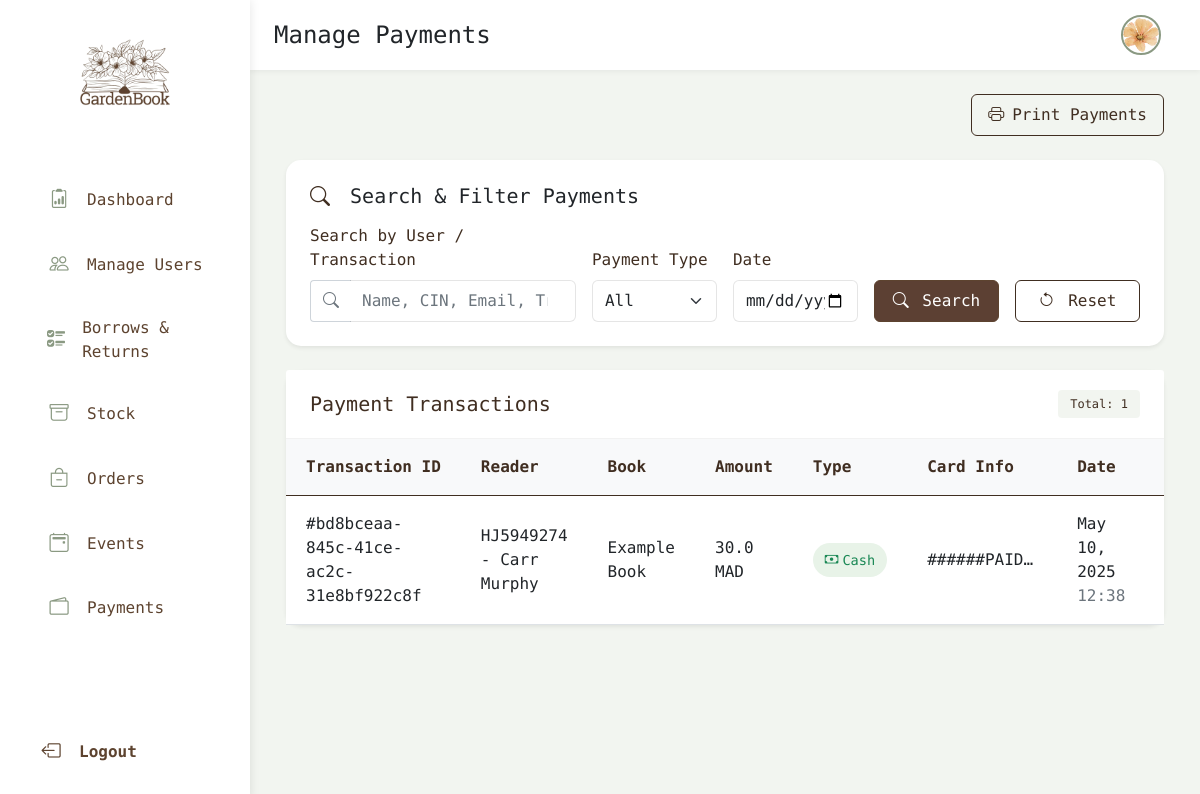
/manage-payment, run on an earlier commit of the app's database.
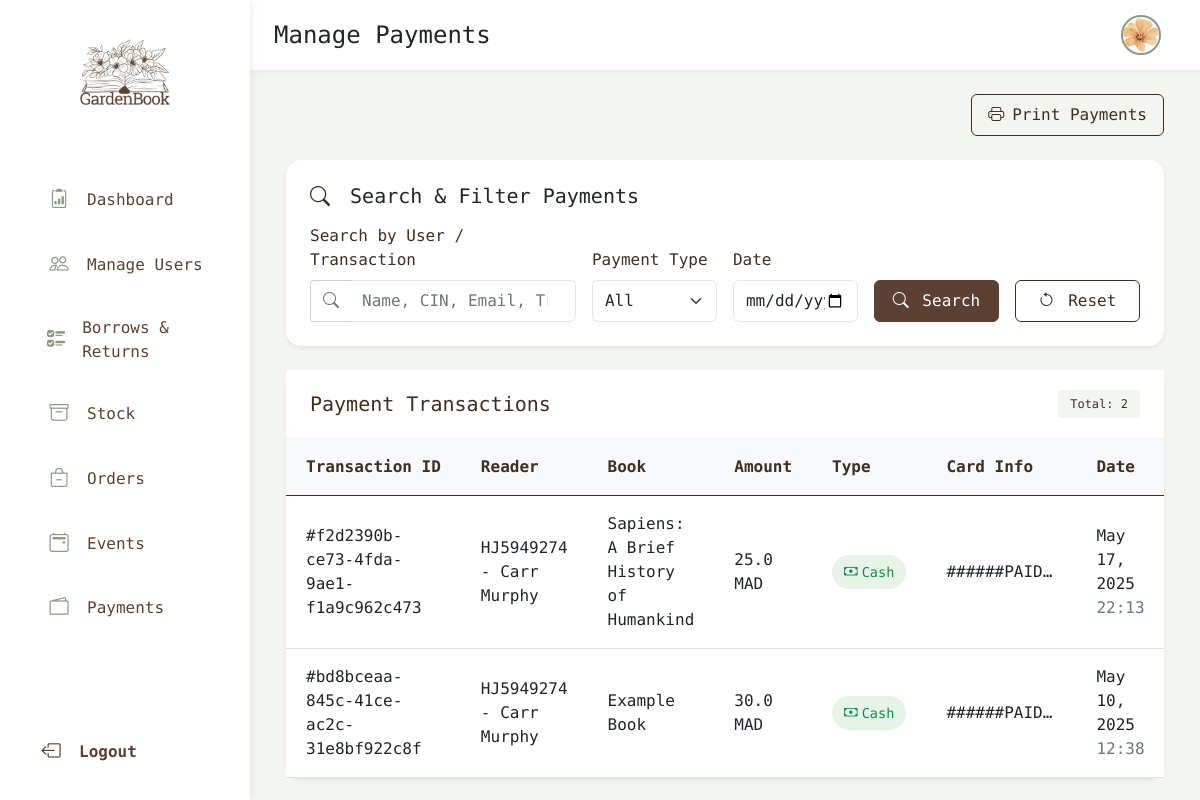
And on a later commit of the database.
### theApp/models.py (models this page shows, shortened)
class Payment(models.Model):
    transaction_Id = models.CharField(max_length=70, unique=True)
    borrow = models.ForeignKey(Borrow, on_delete=models.CASCADE)
    type_payment = models.CharField(max_length=20, choices=PaymentType.choices, default="")
    amount = models.FloatField(default=0.0)
    card_info = models.CharField(max_length=150, default="")
    transaction_date = models.DateTimeField(auto_now_add=True)

class Borrow(models.Model):
    borrower = models.ForeignKey(Person, on_delete=models.CASCADE)
    book = models.ForeignKey(Book, on_delete=models.CASCADE)
    borrow_date = models.DateField(auto_now_add=True)
    due_date = models.DateField(default=date.today() + timedelta(days=15))
    return_date = models.DateField(null=True, blank=True)
    fine = models.DecimalField(max_digits=5, decimal_places=2, null=True, blank=True)# the fine should be updated every day
    is_fine_paid = models.BooleanField(default=False)
    returned = models.BooleanField(default=False)

class Person(AbstractUser):
    cin = models.CharField(max_length=20, unique=True, default="")
    profile_pic = models.ImageField(upload_to='profile_pics/', null=True, blank=True, default='profile_pics/profile_pic1.png')
    first_name = models.CharField(max_length=50)
    last_name = models.CharField(max_length=50)
    role = models.CharField(max_length=20,choices=RoleName.choices, default=RoleName.READER)
    dob = models.DateField(null=True, blank=True)
    phone = models.CharField(max_length=15, null=True, blank=True)
    status = models.CharField(max_length=20, choices=MembershipStatus.choices, default=MembershipStatus.ACTIVE)
    address = models.CharField(max_length=255, null=True, blank=True)
    city = models.CharField(max_length=100, null=True, blank=True)
    postal_code = models.CharField(max_length=20, null=True, blank=True)
    country = models.CharField(max_length=100, null=True, blank=True)
    bio = models.CharField(max_length=300, null=True, blank=True)
    unread_alerts = models.IntegerField(default=0)
    def __str__(self):
        return self.cin + " - " + self.last_name + " " + self.first_name
    class Meta:
        ordering = ['-date_joined']

class Book(models.Model):
    ISBN = models.CharField(max_length=13, unique=True)
    cover = models.ImageField(upload_to='book_covers/', null=True, blank=True, default="book_covers/default_book_cover.png") # 'ImageField' handels image uploads
    title = models.CharField(max_length=255,default="")
    author = models.CharField(max_length=255,default="")
    edition = models.CharField(max_length=255,default="")
    availability = models.CharField(max_length=30,choices=Availability.choices, default=Availability.AVAILABLE)
    publication_year = models.IntegerField(default=0)
    nbPage = models.IntegerField(default="")
    lang = models.CharField(max_length=244,default="")
    genres = models.ManyToManyField(Genre)
    keywords = models.CharField(max_length=244,default="")
    description = models.CharField(max_length=244,default="")
    audience = models.CharField(max_length=20, choices=AudienceType.choices, default="")
    review = models.IntegerField(default=0, validators=[
            MinValueValidator(0),
            MaxValueValidator(10)
        ])
    nb_borrows = models.IntegerField(default=0)
    date_creation = models.DateField(auto_now_add=True)
    date_modification = models.DateField(auto_now=True)
    is_reserved = models.BooleanField(default=False)

### theApp/views.py (the view, shortened to what this page needs)
# urls.py: path('manage-payment', views.payment_staff, name='manage-payment'),
def payment_staff(request):
  payments = Payment.objects.select_related('borrow__borrower', 'borrow', 'borrow__book')
  query = request.GET.get("q", "")
  type_payment = request.GET.get("type_payment", "")
  date_filter = request.GET.get("date", "")
  if type_payment:
    payments = payments.filter(type_payment__iexact=type_payment)
  if date_filter:
    try:
      selected_date = datetime.strptime(date_filter, "%Y-%m-%d").date()
      payments = payments.filter(transaction_date__date=selected_date)
    except ValueError:
      pass  # Ignore invalid date
  transaction_users = Person.objects.filter(id__in=Payment.objects.values_list('borrow__borrower', flat=True).distinct())
  transaction_books = Book.objects.filter(id__in=Payment.objects.values_list('borrow__book', flat=True).distinct())
  context = {
    "payments": payments.order_by("-transaction_date"),
    "transaction_users": transaction_users,
    "transaction_books": transaction_books,
  }
  return render(request, "manage_payment.html", context)

### templates/manage_payment.html (shortened to what the changed rows need)
{% extends 'baseLibrarian.html' %}
{% load static %}
{% block content %}
<div class="container-fluid">
  <div class="row">
    <div class="col-12">
      <div class="card rounded-20 shadow-sm">
        <div class="card-header bg-white d-flex justify-content-between align-items-center">
          <h5 class="card-title mb-0 text-brown">Payment Transactions</h5>
          <span class="badge bg-green-soft text-brown">Total: {{ payments|length }}</span>
        </div>
        <div class="card-body p-0">
          <div class="table-responsive">
            <table class="table table-hover align-middle m-0">
              <thead>
                <tr class="bg-light">
                  <th>Transaction ID</th>
                  <th>Reader</th>
                  <th>Book</th>
                  <th>Amount</th>
                  <th>Type</th>
                  <th>Card Info</th>
                  <th>Date</th>
                  <th>Action</th>
                </tr>
              </thead>
              <tbody class="bg-white">
                {% for payment in payments %}
                <tr>
                  <td><span class="fw-medium">#{{ payment.transaction_Id }}</span></td>
                  <td>{{ payment.borrow.borrower }}</td>
                  <td>{{ payment.borrow.book.title }}</td>
                  <td><span class="fw-medium">{{ payment.amount }} MAD</span></td>
                  <td>
                    <span class="status-indicator
                      {% if payment.type_payment == 'Card' %}bg-info-soft text-info
                      {% else %}bg-success-soft text-success{% endif %}">
                      <i class="bi {% if payment.type_payment == 'Card' %}bi-credit-card
                        {% else %}bi-cash{% endif %}"></i>
                      {{ payment.type_payment }}
                    </span>
                  </td>
                  <td class="text-truncate" style="max-width: 150px">
                    {{ payment.card_info|default:"-" }}
                  </td>
                  <td>{{ payment.transaction_date|date:"M d, Y" }}
                    <span class="text-muted">
                      {{ payment.transaction_date|time:"H:i" }}
                      </span>
                    </td>
                  <td>
                  </td>
                </tr>
                {% endfor %}
              </tbody>
            </table>
          </div>
        </div>
      </div>
    </div>
  </div>
</div>
{% endblock %}

What changed in the data, as far as the page shows it:
added Payment: transaction_Id "f2d2390b-ce73-4fda-9ae1-f1a9c962c473", borrow.borrower "HJ5949274 - Carr Murphy", borrow.book "Sapiens: A Brief History of Humankind", amount "25.0", type_payment "Cash", card_info "######PAID…", transaction_date "May 17, 2025", transaction_date "22:13"
Also different on the page:
{{ payments|length }}: "1" → "2"
